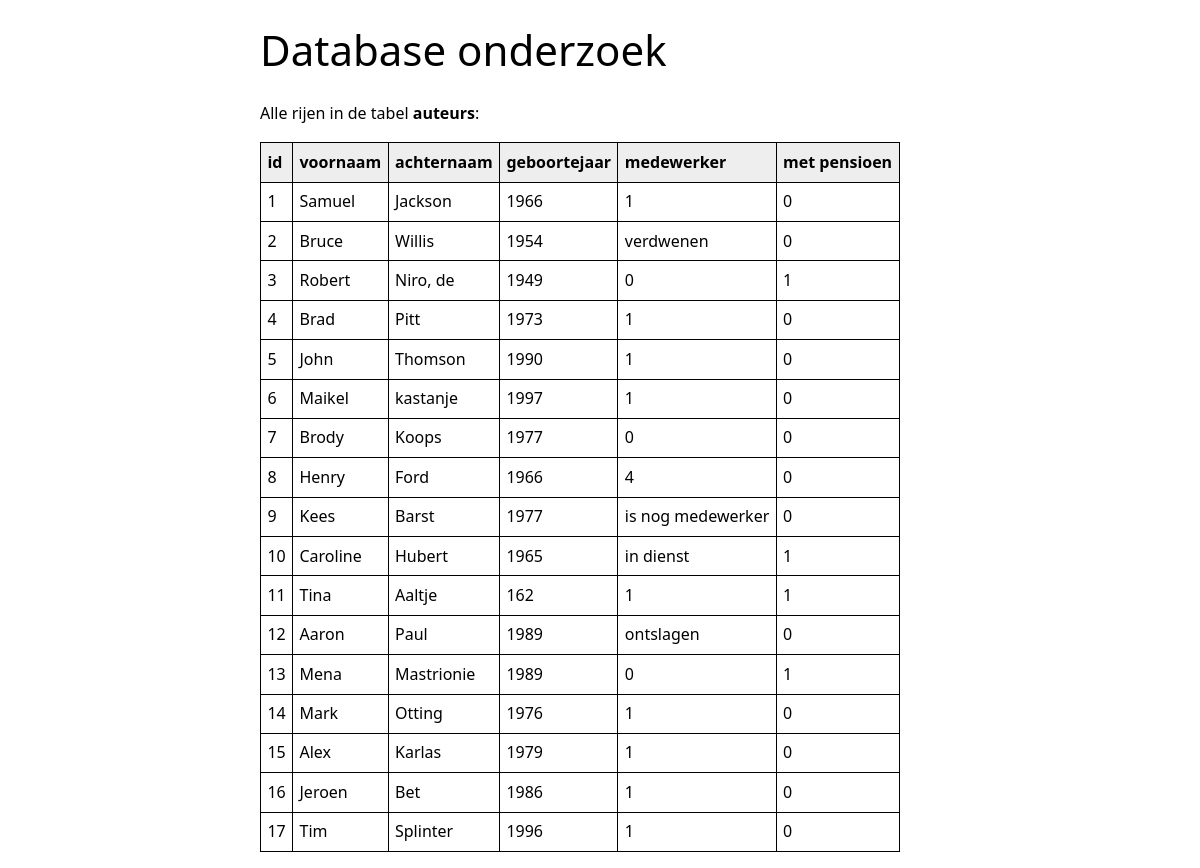
/table_details/auteurs, run on the app's committed database.
### tables this page shows
CREATE TABLE `auteurs` (
  `id` integer NOT NULL
,  `voornaam` varchar(80) NOT NULL
,  `achternaam` varchar(80) NOT NULL
,  `geboortejaar` integer DEFAULT NULL
,  `medewerker` varchar(250) NOT NULL
,  `met pensioen` integer NOT NULL
);

### main.py (the view)
@app.route("/table_details/<table_name>")
def table_content(table_name=None):
    if not table_name:
        return "Missing table name", 400  # HTTP 400 = Bad Request
    else:
        rows, column_names = dbm.get_table_content(table_name)
        return render_template(
            "table_details.html", rows=rows, columns=column_names, table_name=table_name
        )

### lib/tablemodel.py (called while the page is built)
    def get_table_content(self, table_name):
        cursor = sqlite3.connect(self.database_file).cursor()
        cursor.execute(f"SELECT * FROM {table_name}")
        table_headers = [column_name[0] for column_name in cursor.description]
        table_content = cursor.fetchall()
        return table_content, table_headers

### main.py (called while the page is built)
@app.teardown_appcontext
def close_connection(exception):
    db = getattr(g, '_database', None)
    if db is not None:
        db.close()

@app.before_request
def before_request():
    g.user = None
    if 'user_id' in session:
        user = [x for x in users if x.id == session['user_id']][0]
        g.user = user

### templates/table_details.html (shortened to what this page needs)
<!DOCTYPE html>
<html lang="en">
<head>
    <link rel="stylesheet" href="/static/basic.css" type="text/css">
</head>
<body>
<main>
    <h1>Database onderzoek</h1>
    <p>Alle rijen in de tabel <b>{{ table_name }}</b>:</p>
    <table>
        <thead>
        <tr>
            {% for column in columns %}
            <th>{{ column }}</th>
            {% endfor %}
        </tr>
        </thead>
        <tbody>
        {% for row in rows %}
        <tr>
            {% for field in row %}
            <td>{{ field }}</td>
            {% endfor %}
        </tr>
        {% endfor %}
        </tbody>
    </table>
</main>
</body>
</html>

### static/basic.css (style rules this page uses)
* { box-sizing: border-box }
:root { --sans: 1em/1.6 system-ui, -apple-system, BlinkMacSystemFont, Segoe UI, Roboto, Oxygen, Ubuntu, Cantarell, Droid Sans, Helvetica Neue, Fira Sans, sans-serif; --mono: SFMono-Regular, Consolas, 'Liberation Mono', Menlo, Courier, 'Courier New', monospace; --c1:#0074d9; --c2:#eee; --c3:#fff; --c4:#000; --c5:#fff; --m1: 8px; --rc: 8px; }
html { -ms-text-size-adjust: 100%; -webkit-text-size-adjust: 100%; }
body { margin: 0; font: var(--sans); font-weight: 400; font-style: normal; text-rendering: optimizeLegibility; -webkit-font-smoothing: antialiased; background-color: var(--c3); color: var(--c4); }
h1,h2,h3,h4,h5,h6 { margin: 0.6em 0; font-weight: normal }
h1 { font-size: 2.625em; line-height: 1.2 }
table { border-collapse: collapse; border-spacing: 0; margin:1em 0 }
th, td { text-align: left; vertical-align: top; border: 1px solid; padding: 0.4em }
thead,tfoot { background: var(--c2) }
main,footer { margin: 0 auto; width: 60%; text-align: left; padding: 0 20px; }

### data on the page
auteurs: row "1" "1" "0", voornaam "Samuel", achternaam "Jackson", geboortejaar "1966"
auteurs: row "2" "0", voornaam "Bruce", achternaam "Willis", geboortejaar "1954", medewerker "verdwenen"
auteurs: row "3" "0" "1", voornaam "Robert", achternaam "Niro, de", geboortejaar "1949"
auteurs: row "4" "1" "0", voornaam "Brad", achternaam "Pitt", geboortejaar "1973"
auteurs: row "5" "1" "0", voornaam "John", achternaam "Thomson", geboortejaar "1990"
auteurs: row "6" "1" "0", voornaam "Maikel", achternaam "kastanje", geboortejaar "1997"
auteurs: row "7" "0" "0", voornaam "Brody", achternaam "Koops", geboortejaar "1977"
auteurs: row "8" "4" "0", voornaam "Henry", achternaam "Ford", geboortejaar "1966"
auteurs: row "9" "0", voornaam "Kees", achternaam "Barst", geboortejaar "1977", medewerker "is nog medewerker"
auteurs: row "10" "1", voornaam "Caroline", achternaam "Hubert", geboortejaar "1965", medewerker "in dienst"
auteurs: row "11" "162" "1" "1", voornaam "Tina", achternaam "Aaltje"
auteurs: row "12" "0", voornaam "Aaron", achternaam "Paul", geboortejaar "1989", medewerker "ontslagen"
auteurs: row "13" "0" "1", voornaam "Mena", achternaam "Mastrionie", geboortejaar "1989"
auteurs: row "14" "1" "0", voornaam "Mark", achternaam "Otting", geboortejaar "1976"
auteurs: row "15" "1" "0", voornaam "Alex", achternaam "Karlas", geboortejaar "1979"
auteurs: row "16" "1" "0", voornaam "Jeroen", achternaam "Bet", geboortejaar "1986"
auteurs: row "17" "1" "0", voornaam "Tim", achternaam "Splinter", geboortejaar "1996"

### other printed values
{{ table_name }} "auteurs"
{{ column }} "id" "voornaam" "achternaam" "geboortejaar" "medewerker" "met pensioen"
